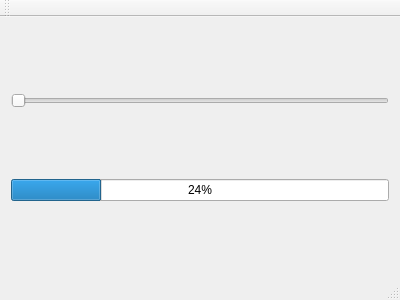
<?xml version="1.0" encoding="UTF-8"?>
<ui version="4.0">
 <class>myQSliderAndQProgressBar</class>
 <widget class="QMainWindow" name="myQSliderAndQProgressBar">
  <property name="geometry">
   <rect>
    <x>0</x>
    <y>0</y>
    <width>400</width>
    <height>300</height>
   </rect>
  </property>
  <property name="windowTitle">
   <string>myQSliderAndQProgressBar</string>
  </property>
  <widget class="QWidget" name="centralWidget">
   <layout class="QVBoxLayout" name="verticalLayout">
    <item>
     <widget class="QSlider" name="horizontalSlider">
      <property name="orientation">
       <enum>Qt::Horizontal</enum>
      </property>
     </widget>
    </item>
    <item>
     <widget class="QProgressBar" name="progressBar">
      <property name="value">
       <number>24</number>
      </property>
     </widget>
    </item>
   </layout>
  </widget>
  <widget class="QMenuBar" name="menuBar">
   <property name="geometry">
    <rect>
     <x>0</x>
     <y>0</y>
     <width>400</width>
     <height>20</height>
    </rect>
   </property>
  </widget>
  <widget class="QToolBar" name="mainToolBar">
   <attribute name="toolBarArea">
    <enum>TopToolBarArea</enum>
   </attribute>
   <attribute name="toolBarBreak">
    <bool>false</bool>
   </attribute>
  </widget>
  <widget class="QStatusBar" name="statusBar"/>
 </widget>
 <layoutdefault spacing="6" margin="11"/>
 <resources/>
 <connections/>
</ui>
